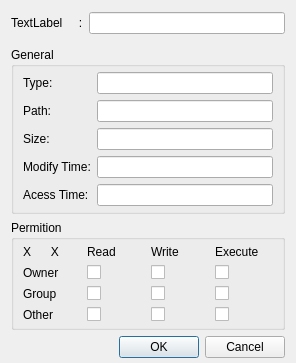
<ui version="4.0" >
 <class>FileProperties</class>
 <widget class="QDialog" name="FileProperties" >
  <property name="geometry" >
   <rect>
    <x>0</x>
    <y>0</y>
    <width>296</width>
    <height>363</height>
   </rect>
  </property>
  <property name="windowTitle" >
   <string>File Properties</string>
  </property>
  <layout class="QVBoxLayout" >
   <property name="topMargin" >
    <number>5</number>
   </property>
   <property name="bottomMargin" >
    <number>5</number>
   </property>
   <item>
    <layout class="QHBoxLayout" >
     <item>
      <widget class="QLabel" name="label_13" >
       <property name="text" >
        <string>TextLabel</string>
       </property>
      </widget>
     </item>
     <item>
      <widget class="QLabel" name="label_14" >
       <property name="text" >
        <string>   :</string>
       </property>
      </widget>
     </item>
     <item>
      <layout class="QVBoxLayout" >
       <item>
        <spacer>
         <property name="orientation" >
          <enum>Qt::Vertical</enum>
         </property>
         <property name="sizeHint" >
          <size>
           <width>20</width>
           <height>21</height>
          </size>
         </property>
        </spacer>
       </item>
       <item>
        <widget class="QLineEdit" name="lineEdit" >
         <property name="sizePolicy" >
          <sizepolicy vsizetype="Expanding" hsizetype="Expanding" >
           <horstretch>0</horstretch>
           <verstretch>0</verstretch>
          </sizepolicy>
         </property>
        </widget>
       </item>
       <item>
        <spacer>
         <property name="orientation" >
          <enum>Qt::Vertical</enum>
         </property>
         <property name="sizeHint" >
          <size>
           <width>20</width>
           <height>20</height>
          </size>
         </property>
        </spacer>
       </item>
      </layout>
     </item>
    </layout>
   </item>
   <item>
    <widget class="QGroupBox" name="groupBox_2" >
     <property name="title" >
      <string>General</string>
     </property>
     <layout class="QGridLayout" >
      <property name="topMargin" >
       <number>5</number>
      </property>
      <property name="bottomMargin" >
       <number>5</number>
      </property>
      <item row="0" column="0" >
       <widget class="QLabel" name="label" >
        <property name="text" >
         <string>Type:</string>
        </property>
       </widget>
      </item>
      <item row="0" column="1" >
       <widget class="QLineEdit" name="lineEdit_2" />
      </item>
      <item row="1" column="0" >
       <widget class="QLabel" name="label_2" >
        <property name="text" >
         <string>Path:</string>
        </property>
       </widget>
      </item>
      <item row="1" column="1" >
       <widget class="QLineEdit" name="lineEdit_3" />
      </item>
      <item row="2" column="0" >
       <widget class="QLabel" name="label_3" >
        <property name="text" >
         <string>Size:</string>
        </property>
       </widget>
      </item>
      <item row="2" column="1" >
       <widget class="QLineEdit" name="lineEdit_4" />
      </item>
      <item row="3" column="0" >
       <widget class="QLabel" name="label_4" >
        <property name="text" >
         <string>Modify Time:</string>
        </property>
       </widget>
      </item>
      <item row="3" column="1" >
       <widget class="QLineEdit" name="lineEdit_5" />
      </item>
      <item row="4" column="1" >
       <widget class="QLineEdit" name="lineEdit_6" />
      </item>
      <item row="4" column="0" >
       <widget class="QLabel" name="label_5" >
        <property name="text" >
         <string>Acess Time:</string>
        </property>
       </widget>
      </item>
     </layout>
    </widget>
   </item>
   <item>
    <widget class="QGroupBox" name="groupBox" >
     <property name="title" >
      <string>Permition</string>
     </property>
     <layout class="QGridLayout" >
      <property name="topMargin" >
       <number>5</number>
      </property>
      <property name="bottomMargin" >
       <number>5</number>
      </property>
      <item row="0" column="0" >
       <widget class="QLabel" name="label_9" >
        <property name="text" >
         <string>X      X</string>
        </property>
       </widget>
      </item>
      <item row="0" column="1" >
       <widget class="QLabel" name="label_6" >
        <property name="text" >
         <string>Read</string>
        </property>
       </widget>
      </item>
      <item row="0" column="2" >
       <widget class="QLabel" name="label_7" >
        <property name="text" >
         <string>Write</string>
        </property>
       </widget>
      </item>
      <item row="0" column="3" >
       <widget class="QLabel" name="label_8" >
        <property name="text" >
         <string>Execute</string>
        </property>
       </widget>
      </item>
      <item row="1" column="0" >
       <widget class="QLabel" name="label_10" >
        <property name="text" >
         <string>Owner</string>
        </property>
       </widget>
      </item>
      <item row="1" column="1" >
       <widget class="QCheckBox" name="checkBox" >
        <property name="text" >
         <string/>
        </property>
       </widget>
      </item>
      <item row="1" column="2" >
       <widget class="QCheckBox" name="checkBox_2" >
        <property name="text" >
         <string/>
        </property>
       </widget>
      </item>
      <item row="1" column="3" >
       <widget class="QCheckBox" name="checkBox_3" >
        <property name="text" >
         <string/>
        </property>
       </widget>
      </item>
      <item row="2" column="0" >
       <widget class="QLabel" name="label_11" >
        <property name="text" >
         <string>Group</string>
        </property>
       </widget>
      </item>
      <item row="2" column="1" >
       <widget class="QCheckBox" name="checkBox_4" >
        <property name="text" >
         <string/>
        </property>
       </widget>
      </item>
      <item row="2" column="2" >
       <widget class="QCheckBox" name="checkBox_5" >
        <property name="text" >
         <string/>
        </property>
       </widget>
      </item>
      <item row="2" column="3" >
       <widget class="QCheckBox" name="checkBox_6" >
        <property name="text" >
         <string/>
        </property>
       </widget>
      </item>
      <item row="3" column="0" >
       <widget class="QLabel" name="label_12" >
        <property name="text" >
         <string>Other</string>
        </property>
       </widget>
      </item>
      <item row="3" column="1" >
       <widget class="QCheckBox" name="checkBox_7" >
        <property name="text" >
         <string/>
        </property>
       </widget>
      </item>
      <item row="3" column="2" >
       <widget class="QCheckBox" name="checkBox_8" >
        <property name="text" >
         <string/>
        </property>
       </widget>
      </item>
      <item row="3" column="3" >
       <widget class="QCheckBox" name="checkBox_9" >
        <property name="text" >
         <string/>
        </property>
       </widget>
      </item>
     </layout>
    </widget>
   </item>
   <item>
    <widget class="QDialogButtonBox" name="buttonBox" >
     <property name="orientation" >
      <enum>Qt::Horizontal</enum>
     </property>
     <property name="standardButtons" >
      <set>QDialogButtonBox::Cancel|QDialogButtonBox::NoButton|QDialogButtonBox::Ok</set>
     </property>
    </widget>
   </item>
  </layout>
 </widget>
 <resources/>
 <connections>
  <connection>
   <sender>buttonBox</sender>
   <signal>accepted()</signal>
   <receiver>FileProperties</receiver>
   <slot>accept()</slot>
   <hints>
    <hint type="sourcelabel" >
     <x>248</x>
     <y>254</y>
    </hint>
    <hint type="destinationlabel" >
     <x>157</x>
     <y>274</y>
    </hint>
   </hints>
  </connection>
  <connection>
   <sender>buttonBox</sender>
   <signal>rejected()</signal>
   <receiver>FileProperties</receiver>
   <slot>reject()</slot>
   <hints>
    <hint type="sourcelabel" >
     <x>316</x>
     <y>260</y>
    </hint>
    <hint type="destinationlabel" >
     <x>286</x>
     <y>274</y>
    </hint>
   </hints>
  </connection>
 </connections>
</ui>
